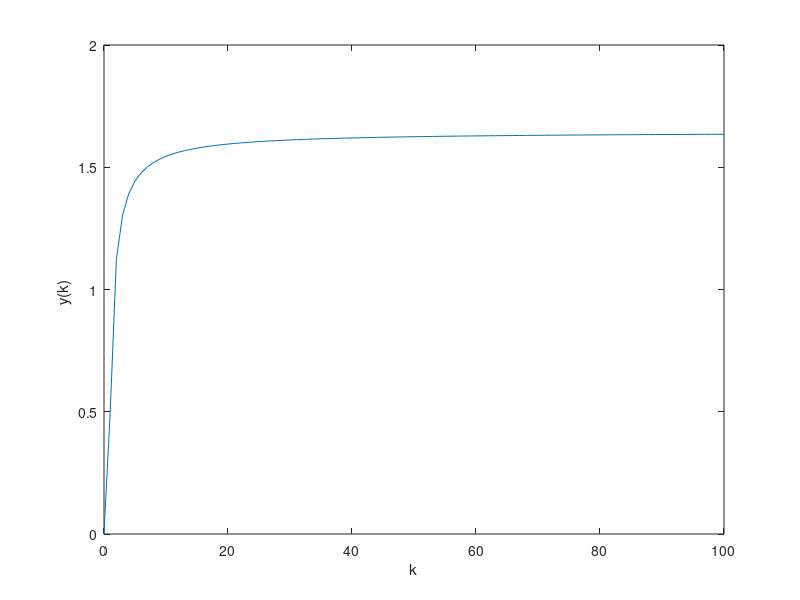

Write the MATLAB code that produced this figure.
clear
close 

x(1) = 0;
y(1) = 0;

for(i = 1:100)
    k = i+1; 
    x(k) = 1/(i^2);
    y(k) = ( y(k-1) + 0.5*(1)* ( x(k) + x(k-1) ));



end
k = 0:100;
plot(k,y);
%set(gca,'YScale','log');

xstring = 'k';
ystring = 'y(k) ';

%axis(dims );
if(exist('xstring') & exist('ystring'))
    xlabel(xstring );
    ylabel(ystring );
end